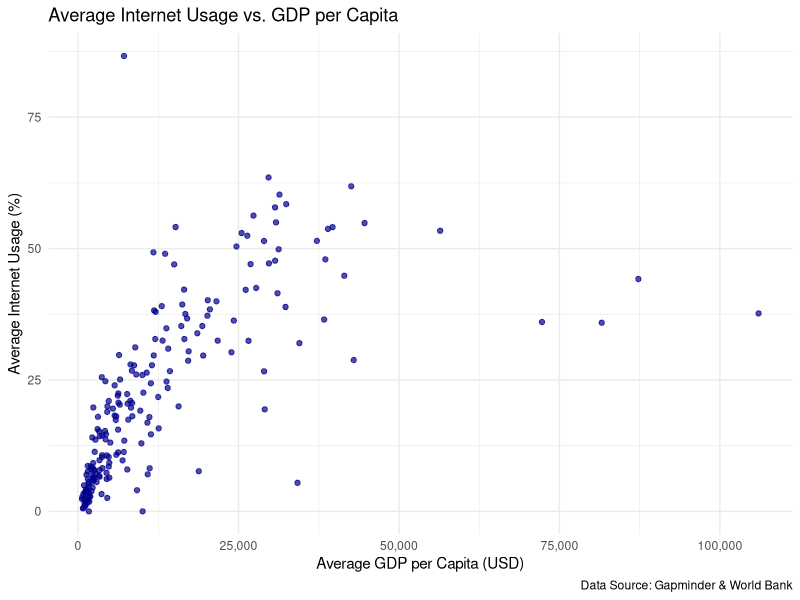
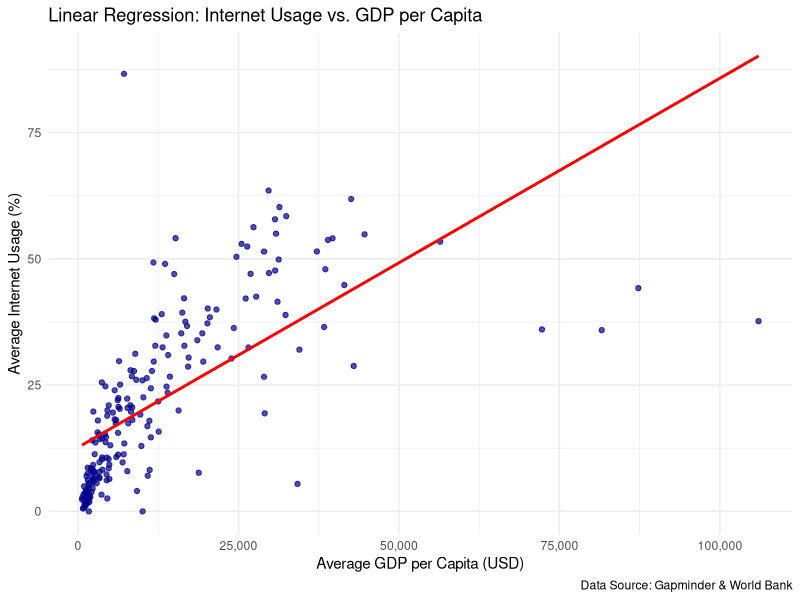

Source code (R) for these figures, in order:
## ---- chunk 1
library(tidyverse)
library(broom)
library(knitr)
## ---- chunk 2
income_original <- read_csv("income_per_person_long_series.csv")
internet_original <- read_csv("internet_users.csv")
## ---- chunk 3
# Function to convert 'k' values (e.g., "1.1k") to numeric
convert_k_to_num <- function(x) {
  x <- as.character(x)
  ifelse(
    str_detect(x, "k"),
    as.numeric(str_remove(x, "k")) * 1000,
    as.numeric(x)
  )
}

# Apply conversion to all columns except 'country'
income_clean <- income_original |>
  mutate(across(-country, convert_k_to_num)) |>
  pivot_longer(-country, names_to = "year", values_to = "income") |>
  mutate(year = as.numeric(year))
## ---- chunk 4
internet_clean <- internet_original |>
  mutate(across(-country, convert_k_to_num)) |>
  pivot_longer(-country, names_to = "year", values_to = "internet_users") |>
  mutate(year = as.numeric(year))
## ---- chunk 5
combined_data <- income_clean |>
  inner_join(internet_clean, by = c("country", "year"))

## ---- chunk 6
# Aggregate data: average per country over all years
avg_data <- combined_data |>
  group_by(country) |>
  summarize(
    avg_income = mean(income, na.rm = TRUE),
    avg_internet_users = mean(internet_users, na.rm = TRUE)
  )

# Plot
ggplot(avg_data, aes(x = avg_income, y = avg_internet_users)) +
  geom_point(color = "darkblue", alpha = 0.7) +
  scale_x_continuous(labels = scales::comma) +
  labs(
    title = "Average Internet Usage vs. GDP per Capita",
    x = "Average GDP per Capita (USD)",
    y = "Average Internet Usage (%)",
    caption = "Data Source: Gapminder & World Bank"
  ) +
  theme_minimal()

## ---- chunk 7
# Plot with regression line
ggplot(avg_data, aes(x = avg_income, y = avg_internet_users)) +
  geom_point(color = "darkblue", alpha = 0.7) +
  geom_smooth(method = "lm", se = FALSE, color = "red") +
  scale_x_continuous(labels = scales::comma) +
  labs(
    title = "Linear Regression: Internet Usage vs. GDP per Capita",
    x = "Average GDP per Capita (USD)",
    y = "Average Internet Usage (%)",
    caption = "Data Source: Gapminder & World Bank"
  ) +
  theme_minimal()
## ---- chunk 8
# Fit linear regression model
model <- lm(avg_internet_users ~ avg_income, data = avg_data)

# Tidy and display coefficients
tidy(model) |>
  kable(digits = 3, caption = "Linear Regression Coefficients: Internet Usage ~ GDP per Capita")
